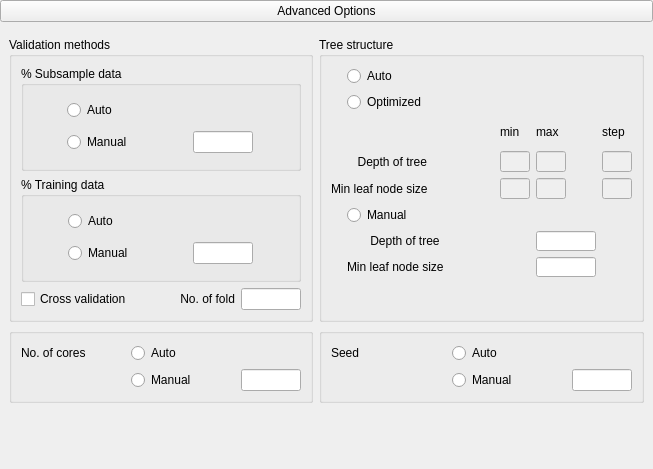
    <widget class="QWidget" name="advancedBox" native="true">
     <layout class="QGridLayout" name="gridLayout_2">
      <property name="leftMargin">
       <number>0</number>
      </property>
      <property name="topMargin">
       <number>0</number>
      </property>
      <property name="rightMargin">
       <number>0</number>
      </property>
      <item row="0" column="0" rowspan="2" colspan="2">
       <widget class="ExpanderButton" name="expanderAdvanced">
        <property name="text">
         <string>Advanced Options</string>
        </property>
       </widget>
      </item>
      <item row="3" column="0" rowspan="2" colspan="2">
       <widget class="QWidget" name="advancedOptions" native="true">
        <layout class="QGridLayout" name="gridLayout_7">
         <item row="7" column="0">
          <widget class="QWidget" name="widget_3" native="true">
           <widget class="QWidget" name="widget_4" native="true">
            <property name="geometry">
             <rect>
              <x>80</x>
              <y>0</y>
              <width>10</width>
              <height>16</height>
             </rect>
            </property>
            <property name="minimumSize">
             <size>
              <width>10</width>
              <height>0</height>
             </size>
            </property>
            <property name="maximumSize">
             <size>
              <width>10</width>
              <height>16777215</height>
             </size>
            </property>
           </widget>
           <widget class="QWidget" name="widget_5" native="true">
            <property name="geometry">
             <rect>
              <x>110</x>
              <y>50</y>
              <width>120</width>
              <height>80</height>
             </rect>
            </property>
           </widget>
          </widget>
         </item>
         <item row="2" column="0">
          <widget class="GroupBox" name="bayesFactorType_4">
           <property name="title">
            <string>Validation methods</string>
           </property>
           <property name="flat">
            <bool>false</bool>
           </property>
           <layout class="QGridLayout" name="gridLayout_21">
            <item row="1" column="0" colspan="3">
             <widget class="BoundGroupBox" name="testBox">
              <property name="title">
               <string>% Training data</string>
              </property>
              <layout class="QGridLayout" name="gridLayout_13">
               <item row="4" column="0">
                <widget class="QRadioButton" name="manual_percentageTrain">
                 <property name="maximumSize">
                  <size>
                   <width>84</width>
                   <height>16777215</height>
                  </size>
                 </property>
                 <property name="text">
                  <string>Manual </string>
                 </property>
                </widget>
               </item>
               <item row="3" column="0">
                <widget class="QRadioButton" name="auto_percentageTrain">
                 <property name="text">
                  <string>Auto</string>
                 </property>
                </widget>
               </item>
               <item row="4" column="1">
                <widget class="BoundTextBox" name="value_percentageTraining">
                 <property name="enabled">
                  <bool>true</bool>
                 </property>
                 <property name="sizePolicy">
                  <sizepolicy hsizetype="Fixed" vsizetype="Preferred">
                   <horstretch>0</horstretch>
                   <verstretch>0</verstretch>
                  </sizepolicy>
                 </property>
                 <property name="minimumSize">
                  <size>
                   <width>60</width>
                   <height>0</height>
                  </size>
                 </property>
                 <property name="maximumSize">
                  <size>
                   <width>60</width>
                   <height>16777215</height>
                  </size>
                 </property>
                </widget>
               </item>
              </layout>
             </widget>
            </item>
            <item row="3" column="0">
             <widget class="BoundCheckBox" name="methodCV">
              <property name="minimumSize">
               <size>
                <width>140</width>
                <height>0</height>
               </size>
              </property>
              <property name="text">
               <string>Cross validation</string>
              </property>
             </widget>
            </item>
            <item row="0" column="0" colspan="3">
             <widget class="BoundGroupBox" name="OOBBox">
              <property name="title">
               <string>% Subsample data</string>
              </property>
              <property name="flat">
               <bool>false</bool>
              </property>
              <layout class="QGridLayout" name="gridLayout_20">
               <item row="11" column="0">
                <widget class="QRadioButton" name="manual_subsample">
                 <property name="text">
                  <string>Manual</string>
                 </property>
                </widget>
               </item>
               <item row="1" column="0">
                <widget class="QRadioButton" name="auto_subsample">
                 <property name="minimumSize">
                  <size>
                   <width>86</width>
                   <height>0</height>
                  </size>
                 </property>
                 <property name="maximumSize">
                  <size>
                   <width>86</width>
                   <height>16777215</height>
                  </size>
                 </property>
                 <property name="text">
                  <string>Auto </string>
                 </property>
                </widget>
               </item>
               <item row="11" column="1">
                <widget class="BoundTextBox" name="value_subsample">
                 <property name="enabled">
                  <bool>true</bool>
                 </property>
                 <property name="sizePolicy">
                  <sizepolicy hsizetype="Fixed" vsizetype="Preferred">
                   <horstretch>0</horstretch>
                   <verstretch>0</verstretch>
                  </sizepolicy>
                 </property>
                 <property name="minimumSize">
                  <size>
                   <width>60</width>
                   <height>0</height>
                  </size>
                 </property>
                 <property name="maximumSize">
                  <size>
                   <width>60</width>
                   <height>16777215</height>
                  </size>
                 </property>
                </widget>
               </item>
              </layout>
             </widget>
            </item>
            <item row="3" column="1">
             <widget class="QLabel" name="label_9">
              <property name="enabled">
               <bool>true</bool>
              </property>
              <property name="maximumSize">
               <size>
                <width>80</width>
                <height>16777215</height>
               </size>
              </property>
              <property name="text">
               <string>    No. of fold</string>
              </property>
             </widget>
            </item>
            <item row="3" column="2">
             <widget class="BoundTextBox" name="value_numberOfFold">
              <property name="enabled">
               <bool>true</bool>
              </property>
              <property name="sizePolicy">
               <sizepolicy hsizetype="Fixed" vsizetype="Preferred">
                <horstretch>0</horstretch>
                <verstretch>0</verstretch>
               </sizepolicy>
              </property>
              <property name="minimumSize">
               <size>
                <width>60</width>
                <height>0</height>
               </size>
              </property>
              <property name="maximumSize">
               <size>
                <width>60</width>
                <height>16777215</height>
               </size>
              </property>
             </widget>
            </item>
           </layout>
          </widget>
         </item>
         <item row="4" column="3">
          <widget class="BoundGroupBox" name="seedBox">
           <property name="title">
            <string/>
           </property>
           <property name="flat">
            <bool>false</bool>
           </property>
           <layout class="QGridLayout" name="gridLayout_19">
            <item row="0" column="1">
             <widget class="QRadioButton" name="auto_seed">
              <property name="text">
               <string>Auto</string>
              </property>
             </widget>
            </item>
            <item row="1" column="2">
             <widget class="BoundTextBox" name="value_seed">
              <property name="enabled">
               <bool>true</bool>
              </property>
              <property name="sizePolicy">
               <sizepolicy hsizetype="Fixed" vsizetype="Preferred">
                <horstretch>0</horstretch>
                <verstretch>0</verstretch>
               </sizepolicy>
              </property>
              <property name="minimumSize">
               <size>
                <width>60</width>
                <height>0</height>
               </size>
              </property>
              <property name="maximumSize">
               <size>
                <width>60</width>
                <height>16777215</height>
               </size>
              </property>
             </widget>
            </item>
            <item row="0" column="0">
             <widget class="QLabel" name="label_15">
              <property name="text">
               <string>Seed</string>
              </property>
             </widget>
            </item>
            <item row="1" column="1">
             <widget class="QRadioButton" name="manual_seed">
              <property name="text">
               <string>Manual</string>
              </property>
             </widget>
            </item>
           </layout>
          </widget>
         </item>
         <item row="7" column="3">
          <spacer name="verticalSpacer_6">
           <property name="orientation">
            <enum>Qt::Vertical</enum>
           </property>
           <property name="sizeHint" stdset="0">
            <size>
             <width>20</width>
             <height>40</height>
            </size>
           </property>
          </spacer>
         </item>
         <item row="4" column="0">
          <widget class="BoundGroupBox" name="coreBox">
           <property name="title">
            <string/>
           </property>
           <property name="flat">
            <bool>false</bool>
           </property>
           <layout class="QGridLayout" name="gridLayout_10">
            <item row="0" column="1">
             <widget class="QRadioButton" name="auto_numberOfCore">
              <property name="text">
               <string>Auto</string>
              </property>
             </widget>
            </item>
            <item row="1" column="2">
             <widget class="BoundTextBox" name="value_numberOfCore">
              <property name="enabled">
               <bool>true</bool>
              </property>
              <property name="sizePolicy">
               <sizepolicy hsizetype="Fixed" vsizetype="Preferred">
                <horstretch>0</horstretch>
                <verstretch>0</verstretch>
               </sizepolicy>
              </property>
              <property name="minimumSize">
               <size>
                <width>60</width>
                <height>0</height>
               </size>
              </property>
              <property name="maximumSize">
               <size>
                <width>60</width>
                <height>16777215</height>
               </size>
              </property>
             </widget>
            </item>
            <item row="0" column="0">
             <widget class="QLabel" name="label_14">
              <property name="text">
               <string>No. of cores</string>
              </property>
             </widget>
            </item>
            <item row="1" column="1">
             <widget class="QRadioButton" name="manual_numberOfCore">
              <property name="text">
               <string>Manual</string>
              </property>
             </widget>
            </item>
           </layout>
          </widget>
         </item>
         <item row="2" column="3">
          <widget class="BoundGroupBox" name="TreeStructureBox">
           <property name="minimumSize">
            <size>
             <width>325</width>
             <height>285</height>
            </size>
           </property>
           <property name="title">
            <string>Tree structure</string>
           </property>
           <layout class="QGridLayout" name="gridLayout_14">
            <item row="6" column="2">
             <widget class="BoundTextBox" name="value_MinTermNodeSideMin">
              <property name="enabled">
               <bool>false</bool>
              </property>
              <property name="minimumSize">
               <size>
                <width>30</width>
                <height>21</height>
               </size>
              </property>
              <property name="maximumSize">
               <size>
                <width>30</width>
                <height>21</height>
               </size>
              </property>
             </widget>
            </item>
            <item row="5" column="3">
             <widget class="BoundTextBox" name="value_depthOfTreeMax">
              <property name="enabled">
               <bool>false</bool>
              </property>
              <property name="minimumSize">
               <size>
                <width>30</width>
                <height>21</height>
               </size>
              </property>
              <property name="maximumSize">
               <size>
                <width>30</width>
                <height>21</height>
               </size>
              </property>
             </widget>
            </item>
            <item row="9" column="3">
             <widget class="BoundTextBox" name="value_depthOfTree">
              <property name="enabled">
               <bool>true</bool>
              </property>
              <property name="sizePolicy">
               <sizepolicy hsizetype="Fixed" vsizetype="Preferred">
                <horstretch>0</horstretch>
                <verstretch>0</verstretch>
               </sizepolicy>
              </property>
              <property name="minimumSize">
               <size>
                <width>60</width>
                <height>20</height>
               </size>
              </property>
              <property name="maximumSize">
               <size>
                <width>60</width>
                <height>20</height>
               </size>
              </property>
             </widget>
            </item>
            <item row="9" column="1" colspan="2">
             <widget class="QLabel" name="label_16">
              <property name="enabled">
               <bool>true</bool>
              </property>
              <property name="text">
               <string>       Depth of tree</string>
              </property>
             </widget>
            </item>
            <item row="3" column="1">
             <widget class="QRadioButton" name="optimized_TS">
              <property name="text">
               <string>Optimized</string>
              </property>
             </widget>
            </item>
            <item row="7" column="1">
             <widget class="QRadioButton" name="manual_TS">
              <property name="text">
               <string>Manual</string>
              </property>
             </widget>
            </item>
            <item row="6" column="0" colspan="2">
             <widget class="QLabel" name="label_12">
              <property name="text">
               <string>Min leaf node size</string>
              </property>
             </widget>
            </item>
            <item row="4" column="3">
             <widget class="QLabel" name="label_10">
              <property name="text">
               <string>max</string>
              </property>
             </widget>
            </item>
            <item row="4" column="4">
             <widget class="QLabel" name="label_11">
              <property name="text">
               <string>step</string>
              </property>
             </widget>
            </item>
            <item row="4" column="2">
             <widget class="QLabel" name="label_7">
              <property name="text">
               <string>min</string>
              </property>
             </widget>
            </item>
            <item row="10" column="1" colspan="2">
             <widget class="QLabel" name="label_20">
              <property name="text">
               <string>Min leaf node size</string>
              </property>
             </widget>
            </item>
            <item row="1" column="1">
             <widget class="QRadioButton" name="auto_TS">
              <property name="text">
               <string>Auto</string>
              </property>
             </widget>
            </item>
            <item row="6" column="4">
             <widget class="BoundTextBox" name="value_MinTermNodeSideStep">
              <property name="enabled">
               <bool>false</bool>
              </property>
              <property name="minimumSize">
               <size>
                <width>30</width>
                <height>21</height>
               </size>
              </property>
              <property name="maximumSize">
               <size>
                <width>30</width>
                <height>21</height>
               </size>
              </property>
             </widget>
            </item>
            <item row="10" column="3">
             <widget class="BoundTextBox" name="value_MinTermNodeSide">
              <property name="enabled">
               <bool>true</bool>
              </property>
              <property name="sizePolicy">
               <sizepolicy hsizetype="Fixed" vsizetype="Preferred">
                <horstretch>0</horstretch>
                <verstretch>0</verstretch>
               </sizepolicy>
              </property>
              <property name="minimumSize">
               <size>
                <width>60</width>
                <height>20</height>
               </size>
              </property>
              <property name="maximumSize">
               <size>
                <width>60</width>
                <height>20</height>
               </size>
              </property>
             </widget>
            </item>
            <item row="5" column="2">
             <widget class="BoundTextBox" name="value_depthOfTreeMin">
              <property name="enabled">
               <bool>false</bool>
              </property>
              <property name="minimumSize">
               <size>
                <width>30</width>
                <height>21</height>
               </size>
              </property>
              <property name="maximumSize">
               <size>
                <width>30</width>
                <height>21</height>
               </size>
              </property>
             </widget>
            </item>
            <item row="6" column="3">
             <widget class="BoundTextBox" name="value_MinTermNodeSideMax">
              <property name="enabled">
               <bool>false</bool>
              </property>
              <property name="minimumSize">
               <size>
                <width>30</width>
                <height>21</height>
               </size>
              </property>
              <property name="maximumSize">
               <size>
                <width>30</width>
                <height>21</height>
               </size>
              </property>
             </widget>
            </item>
            <item row="16" column="0">
             <widget class="QLabel" name="label_19">
              <property name="minimumSize">
               <size>
                <width>10</width>
                <height>0</height>
               </size>
              </property>
              <property name="maximumSize">
               <size>
                <width>10</width>
                <height>16777215</height>
               </size>
              </property>
              <property name="text">
               <string/>
              </property>
             </widget>
            </item>
            <item row="5" column="4">
             <widget class="BoundTextBox" name="value_depthOfTreeStep">
              <property name="enabled">
               <bool>false</bool>
              </property>
              <property name="minimumSize">
               <size>
                <width>30</width>
                <height>21</height>
               </size>
              </property>
              <property name="maximumSize">
               <size>
                <width>30</width>
                <height>21</height>
               </size>
              </property>
             </widget>
            </item>
            <item row="5" column="0" colspan="2">
             <widget class="QLabel" name="label_8">
              <property name="text">
               <string>        Depth of tree</string>
              </property>
             </widget>
            </item>
           </layout>
          </widget>
         </item>
        </layout>
       </widget>
      </item>
     </layout>
    </widget>
